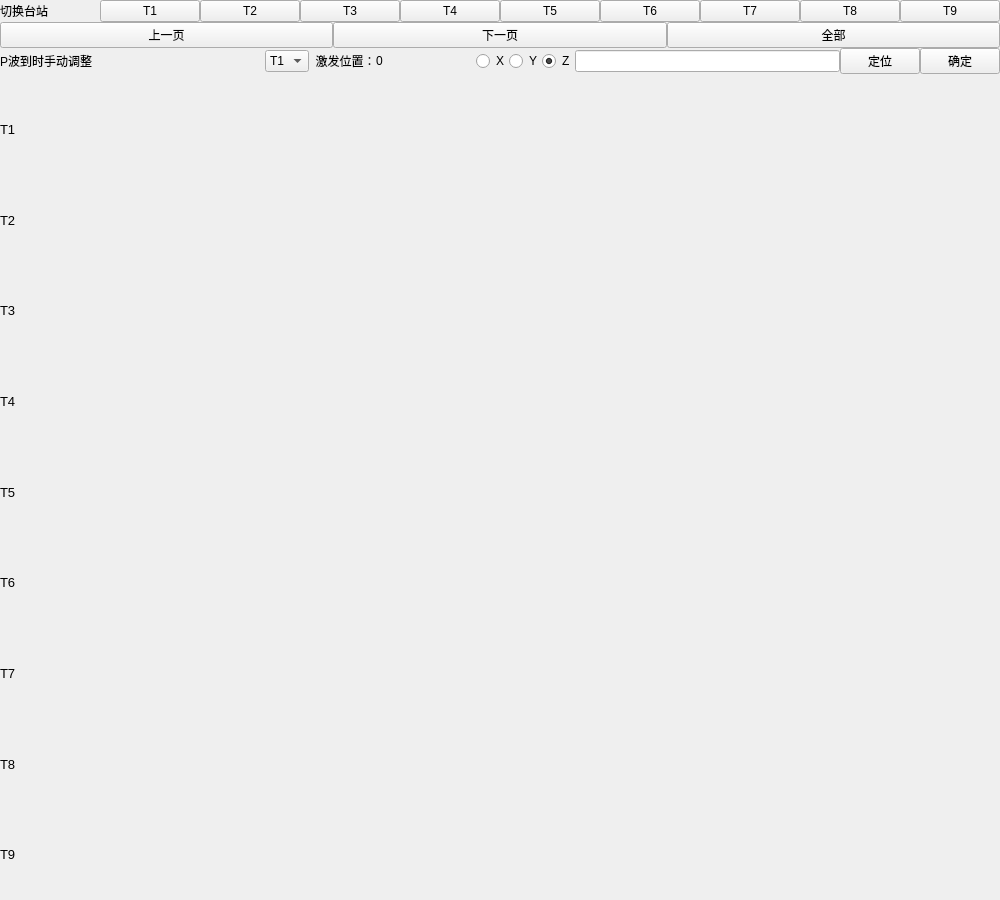
<?xml version="1.0" encoding="UTF-8"?>
<ui version="4.0">
 <class>ShowChart</class>
 <widget class="QWidget" name="ShowChart">
  <property name="enabled">
   <bool>true</bool>
  </property>
  <property name="geometry">
   <rect>
    <x>0</x>
    <y>0</y>
    <width>1000</width>
    <height>900</height>
   </rect>
  </property>
  <property name="sizePolicy">
   <sizepolicy hsizetype="Expanding" vsizetype="Expanding">
    <horstretch>0</horstretch>
    <verstretch>0</verstretch>
   </sizepolicy>
  </property>
  <property name="minimumSize">
   <size>
    <width>1000</width>
    <height>900</height>
   </size>
  </property>
  <property name="maximumSize">
   <size>
    <width>1500</width>
    <height>1200</height>
   </size>
  </property>
  <property name="windowTitle">
   <string>Form</string>
  </property>
  <layout class="QVBoxLayout" name="verticalLayout">
   <property name="spacing">
    <number>0</number>
   </property>
   <property name="sizeConstraint">
    <enum>QLayout::SetDefaultConstraint</enum>
   </property>
   <property name="leftMargin">
    <number>0</number>
   </property>
   <property name="topMargin">
    <number>0</number>
   </property>
   <property name="rightMargin">
    <number>0</number>
   </property>
   <property name="bottomMargin">
    <number>0</number>
   </property>
   <item>
    <layout class="QVBoxLayout" name="verticalLayout_2">
     <property name="sizeConstraint">
      <enum>QLayout::SetDefaultConstraint</enum>
     </property>
     <item>
      <layout class="QHBoxLayout" name="horizontalLayout_7">
       <item>
        <widget class="QLabel" name="label">
         <property name="text">
          <string>切换台站</string>
         </property>
        </widget>
       </item>
       <item>
        <widget class="QPushButton" name="T1Button">
         <property name="text">
          <string>T1</string>
         </property>
        </widget>
       </item>
       <item>
        <widget class="QPushButton" name="T2Button">
         <property name="text">
          <string>T2</string>
         </property>
        </widget>
       </item>
       <item>
        <widget class="QPushButton" name="T3Button">
         <property name="text">
          <string>T3</string>
         </property>
        </widget>
       </item>
       <item>
        <widget class="QPushButton" name="T4Button">
         <property name="text">
          <string>T4</string>
         </property>
        </widget>
       </item>
       <item>
        <widget class="QPushButton" name="T5Button">
         <property name="text">
          <string>T5</string>
         </property>
        </widget>
       </item>
       <item>
        <widget class="QPushButton" name="T6Button">
         <property name="text">
          <string>T6</string>
         </property>
        </widget>
       </item>
       <item>
        <widget class="QPushButton" name="T7Button">
         <property name="text">
          <string>T7</string>
         </property>
        </widget>
       </item>
       <item>
        <widget class="QPushButton" name="T8Button">
         <property name="text">
          <string>T8</string>
         </property>
        </widget>
       </item>
       <item>
        <widget class="QPushButton" name="T9Button">
         <property name="text">
          <string>T9</string>
         </property>
        </widget>
       </item>
      </layout>
     </item>
     <item>
      <layout class="QHBoxLayout" name="horizontalLayout_8">
       <property name="bottomMargin">
        <number>0</number>
       </property>
       <item>
        <widget class="QPushButton" name="previousPage">
         <property name="text">
          <string>上一页</string>
         </property>
        </widget>
       </item>
       <item>
        <widget class="QPushButton" name="nextPage">
         <property name="text">
          <string>下一页</string>
         </property>
        </widget>
       </item>
       <item>
        <widget class="QPushButton" name="fulllScreenButton">
         <property name="text">
          <string>全部</string>
         </property>
        </widget>
       </item>
      </layout>
     </item>
     <item>
      <layout class="QHBoxLayout" name="horizontalLayout">
       <property name="bottomMargin">
        <number>10</number>
       </property>
       <item>
        <widget class="QLabel" name="promptLabel">
         <property name="sizePolicy">
          <sizepolicy hsizetype="Expanding" vsizetype="Preferred">
           <horstretch>0</horstretch>
           <verstretch>0</verstretch>
          </sizepolicy>
         </property>
         <property name="text">
          <string>P波到时手动调整</string>
         </property>
        </widget>
       </item>
       <item>
        <widget class="QComboBox" name="comboBox">
         <item>
          <property name="text">
           <string>T1</string>
          </property>
         </item>
         <item>
          <property name="text">
           <string>T2</string>
          </property>
         </item>
         <item>
          <property name="text">
           <string>T3</string>
          </property>
         </item>
         <item>
          <property name="text">
           <string>T4</string>
          </property>
         </item>
         <item>
          <property name="text">
           <string>T5</string>
          </property>
         </item>
         <item>
          <property name="text">
           <string>T6</string>
          </property>
         </item>
         <item>
          <property name="text">
           <string>T7</string>
          </property>
         </item>
         <item>
          <property name="text">
           <string>T8</string>
          </property>
         </item>
         <item>
          <property name="text">
           <string>T9</string>
          </property>
         </item>
        </widget>
       </item>
       <item>
        <widget class="QLabel" name="motiposLocationLabel">
         <property name="text">
          <string>  激发位置：</string>
         </property>
        </widget>
       </item>
       <item>
        <widget class="QLabel" name="locationResultLabel">
         <property name="sizePolicy">
          <sizepolicy hsizetype="Preferred" vsizetype="Preferred">
           <horstretch>0</horstretch>
           <verstretch>0</verstretch>
          </sizepolicy>
         </property>
         <property name="minimumSize">
          <size>
           <width>100</width>
           <height>0</height>
          </size>
         </property>
         <property name="maximumSize">
          <size>
           <width>100</width>
           <height>16777215</height>
          </size>
         </property>
         <property name="text">
          <string>0</string>
         </property>
        </widget>
       </item>
       <item>
        <widget class="QRadioButton" name="tx">
         <property name="text">
          <string>X</string>
         </property>
        </widget>
       </item>
       <item>
        <widget class="QRadioButton" name="ty">
         <property name="text">
          <string>Y</string>
         </property>
        </widget>
       </item>
       <item>
        <widget class="QRadioButton" name="tz">
         <property name="text">
          <string>Z</string>
         </property>
         <property name="checked">
          <bool>true</bool>
         </property>
        </widget>
       </item>
       <item>
        <widget class="QLineEdit" name="intputPWave">
         <property name="text">
          <string/>
         </property>
         <property name="placeholderText">
          <string/>
         </property>
        </widget>
       </item>
       <item>
        <widget class="QPushButton" name="locationAlgorithmButton">
         <property name="text">
          <string>定位</string>
         </property>
        </widget>
       </item>
       <item>
        <widget class="QPushButton" name="saveModifiedPWave">
         <property name="text">
          <string>确定</string>
         </property>
        </widget>
       </item>
      </layout>
     </item>
     <item>
      <widget class="QStackedWidget" name="stackedWidget">
       <property name="enabled">
        <bool>true</bool>
       </property>
       <property name="sizePolicy">
        <sizepolicy hsizetype="Expanding" vsizetype="Expanding">
         <horstretch>0</horstretch>
         <verstretch>0</verstretch>
        </sizepolicy>
       </property>
       <property name="minimumSize">
        <size>
         <width>650</width>
         <height>500</height>
        </size>
       </property>
       <property name="baseSize">
        <size>
         <width>500</width>
         <height>500</height>
        </size>
       </property>
       <property name="currentIndex">
        <number>9</number>
       </property>
       <widget class="QWidget" name="page1">
        <property name="sizePolicy">
         <sizepolicy hsizetype="Expanding" vsizetype="Expanding">
          <horstretch>0</horstretch>
          <verstretch>0</verstretch>
         </sizepolicy>
        </property>
        <property name="minimumSize">
         <size>
          <width>500</width>
          <height>500</height>
         </size>
        </property>
        <layout class="QVBoxLayout" name="verticalLayout_4">
         <item>
          <layout class="QGridLayout" name="gridLayout" rowstretch="0,0,0" columnstretch="0,0">
           <property name="sizeConstraint">
            <enum>QLayout::SetDefaultConstraint</enum>
           </property>
           <item row="1" column="0">
            <widget class="QLabel" name="t1">
             <property name="sizePolicy">
              <sizepolicy hsizetype="Preferred" vsizetype="Preferred">
               <horstretch>0</horstretch>
               <verstretch>0</verstretch>
              </sizepolicy>
             </property>
             <property name="text">
              <string>T1</string>
             </property>
            </widget>
           </item>
           <item row="2" column="1">
            <widget class="QLabel" name="t1Z">
             <property name="sizePolicy">
              <sizepolicy hsizetype="Preferred" vsizetype="Preferred">
               <horstretch>0</horstretch>
               <verstretch>0</verstretch>
              </sizepolicy>
             </property>
             <property name="text">
              <string>Z-垂直</string>
             </property>
            </widget>
           </item>
           <item row="0" column="1">
            <widget class="QLabel" name="t1X">
             <property name="sizePolicy">
              <sizepolicy hsizetype="Preferred" vsizetype="Preferred">
               <horstretch>0</horstretch>
               <verstretch>0</verstretch>
              </sizepolicy>
             </property>
             <property name="text">
              <string>X-东西</string>
             </property>
            </widget>
           </item>
           <item row="1" column="1">
            <widget class="QLabel" name="t1Y">
             <property name="sizePolicy">
              <sizepolicy hsizetype="Preferred" vsizetype="Preferred">
               <horstretch>0</horstretch>
               <verstretch>0</verstretch>
              </sizepolicy>
             </property>
             <property name="text">
              <string>Y-北南</string>
             </property>
            </widget>
           </item>
          </layout>
         </item>
        </layout>
       </widget>
       <widget class="QWidget" name="page2">
        <property name="sizePolicy">
         <sizepolicy hsizetype="Expanding" vsizetype="Expanding">
          <horstretch>0</horstretch>
          <verstretch>0</verstretch>
         </sizepolicy>
        </property>
        <property name="minimumSize">
         <size>
          <width>500</width>
          <height>500</height>
         </size>
        </property>
        <layout class="QVBoxLayout" name="verticalLayout_5">
         <item>
          <layout class="QGridLayout" name="gridLayout_2">
           <item row="0" column="1">
            <widget class="QLabel" name="t2X">
             <property name="text">
              <string>X-东西</string>
             </property>
            </widget>
           </item>
           <item row="1" column="1">
            <widget class="QLabel" name="t2Y">
             <property name="text">
              <string>Y-北南</string>
             </property>
            </widget>
           </item>
           <item row="1" column="0">
            <widget class="QLabel" name="t2">
             <property name="text">
              <string>T2</string>
             </property>
            </widget>
           </item>
           <item row="2" column="1">
            <widget class="QLabel" name="t2Z">
             <property name="text">
              <string>Z-垂直</string>
             </property>
            </widget>
           </item>
          </layout>
         </item>
        </layout>
       </widget>
       <widget class="QWidget" name="page3">
        <property name="sizePolicy">
         <sizepolicy hsizetype="Expanding" vsizetype="Expanding">
          <horstretch>0</horstretch>
          <verstretch>0</verstretch>
         </sizepolicy>
        </property>
        <property name="minimumSize">
         <size>
          <width>500</width>
          <height>500</height>
         </size>
        </property>
        <layout class="QVBoxLayout" name="verticalLayout_6">
         <item>
          <layout class="QGridLayout" name="gridLayout_3">
           <item row="2" column="1">
            <widget class="QLabel" name="t3Z">
             <property name="text">
              <string>Z-垂直</string>
             </property>
            </widget>
           </item>
           <item row="1" column="1">
            <widget class="QLabel" name="t3Y">
             <property name="text">
              <string>Y-北南</string>
             </property>
            </widget>
           </item>
           <item row="0" column="1">
            <widget class="QLabel" name="t3X">
             <property name="text">
              <string>X-东西</string>
             </property>
            </widget>
           </item>
           <item row="1" column="0">
            <widget class="QLabel" name="t3">
             <property name="text">
              <string>T3</string>
             </property>
            </widget>
           </item>
          </layout>
         </item>
        </layout>
       </widget>
       <widget class="QWidget" name="page4">
        <property name="sizePolicy">
         <sizepolicy hsizetype="Expanding" vsizetype="Expanding">
          <horstretch>0</horstretch>
          <verstretch>0</verstretch>
         </sizepolicy>
        </property>
        <layout class="QVBoxLayout" name="verticalLayout_7">
         <item>
          <layout class="QGridLayout" name="gridLayout_4">
           <item row="0" column="1">
            <widget class="QLabel" name="t4X">
             <property name="text">
              <string>X-东西</string>
             </property>
            </widget>
           </item>
           <item row="1" column="1">
            <widget class="QLabel" name="t4Y">
             <property name="text">
              <string>Y-北南</string>
             </property>
            </widget>
           </item>
           <item row="2" column="1">
            <widget class="QLabel" name="t4Z">
             <property name="text">
              <string>Z-垂直</string>
             </property>
            </widget>
           </item>
           <item row="1" column="0">
            <widget class="QLabel" name="t4">
             <property name="text">
              <string>T4</string>
             </property>
            </widget>
           </item>
          </layout>
         </item>
        </layout>
       </widget>
       <widget class="QWidget" name="page5">
        <property name="sizePolicy">
         <sizepolicy hsizetype="Expanding" vsizetype="Expanding">
          <horstretch>0</horstretch>
          <verstretch>0</verstretch>
         </sizepolicy>
        </property>
        <layout class="QVBoxLayout" name="verticalLayout_8">
         <item>
          <layout class="QGridLayout" name="gridLayout_5">
           <item row="2" column="2">
            <widget class="QLabel" name="t5Y">
             <property name="text">
              <string>Y-北南</string>
             </property>
            </widget>
           </item>
           <item row="2" column="0">
            <widget class="QLabel" name="t5">
             <property name="text">
              <string>T5</string>
             </property>
            </widget>
           </item>
           <item row="1" column="2">
            <widget class="QLabel" name="t5X">
             <property name="text">
              <string>X-东西</string>
             </property>
            </widget>
           </item>
           <item row="3" column="2">
            <widget class="QLabel" name="t5Z">
             <property name="text">
              <string>Z-垂直</string>
             </property>
            </widget>
           </item>
          </layout>
         </item>
        </layout>
       </widget>
       <widget class="QWidget" name="page6">
        <property name="sizePolicy">
         <sizepolicy hsizetype="Expanding" vsizetype="Expanding">
          <horstretch>0</horstretch>
          <verstretch>0</verstretch>
         </sizepolicy>
        </property>
        <layout class="QVBoxLayout" name="verticalLayout_9">
         <item>
          <layout class="QGridLayout" name="gridLayout_6">
           <item row="1" column="1">
            <widget class="QLabel" name="t6Y">
             <property name="text">
              <string>Y-北南</string>
             </property>
            </widget>
           </item>
           <item row="2" column="1">
            <widget class="QLabel" name="t6Z">
             <property name="text">
              <string>Z-垂直</string>
             </property>
            </widget>
           </item>
           <item row="1" column="0">
            <widget class="QLabel" name="t6">
             <property name="text">
              <string>T6</string>
             </property>
            </widget>
           </item>
           <item row="0" column="1">
            <widget class="QLabel" name="t6X">
             <property name="text">
              <string>X-东西</string>
             </property>
            </widget>
           </item>
          </layout>
         </item>
        </layout>
       </widget>
       <widget class="QWidget" name="page7">
        <property name="sizePolicy">
         <sizepolicy hsizetype="Expanding" vsizetype="Expanding">
          <horstretch>0</horstretch>
          <verstretch>0</verstretch>
         </sizepolicy>
        </property>
        <layout class="QVBoxLayout" name="verticalLayout_10">
         <item>
          <layout class="QGridLayout" name="gridLayout_7">
           <item row="1" column="1">
            <widget class="QLabel" name="t7Y">
             <property name="text">
              <string>Y-北南</string>
             </property>
            </widget>
           </item>
           <item row="0" column="1">
            <widget class="QLabel" name="t7X">
             <property name="text">
              <string>X-东西</string>
             </property>
            </widget>
           </item>
           <item row="1" column="0">
            <widget class="QLabel" name="t7">
             <property name="text">
              <string>T7</string>
             </property>
            </widget>
           </item>
           <item row="2" column="1">
            <widget class="QLabel" name="t7Z">
             <property name="text">
              <string>Z-垂直</string>
             </property>
            </widget>
           </item>
          </layout>
         </item>
        </layout>
       </widget>
       <widget class="QWidget" name="page8">
        <property name="sizePolicy">
         <sizepolicy hsizetype="Expanding" vsizetype="Expanding">
          <horstretch>0</horstretch>
          <verstretch>0</verstretch>
         </sizepolicy>
        </property>
        <layout class="QVBoxLayout" name="verticalLayout_11">
         <item>
          <layout class="QGridLayout" name="gridLayout_8">
           <item row="0" column="1">
            <widget class="QLabel" name="t8X">
             <property name="text">
              <string>X-东西</string>
             </property>
            </widget>
           </item>
           <item row="1" column="0">
            <widget class="QLabel" name="t8">
             <property name="text">
              <string>T8</string>
             </property>
            </widget>
           </item>
           <item row="1" column="1">
            <widget class="QLabel" name="t8Y">
             <property name="text">
              <string>Y-北南</string>
             </property>
            </widget>
           </item>
           <item row="2" column="1">
            <widget class="QLabel" name="t8Z">
             <property name="text">
              <string>Z-垂直</string>
             </property>
            </widget>
           </item>
          </layout>
         </item>
        </layout>
       </widget>
       <widget class="QWidget" name="page9">
        <property name="sizePolicy">
         <sizepolicy hsizetype="Expanding" vsizetype="Expanding">
          <horstretch>0</horstretch>
          <verstretch>0</verstretch>
         </sizepolicy>
        </property>
        <layout class="QVBoxLayout" name="verticalLayout_12">
         <item>
          <layout class="QGridLayout" name="gridLayout_9">
           <item row="1" column="0">
            <widget class="QLabel" name="t9">
             <property name="text">
              <string>T9</string>
             </property>
            </widget>
           </item>
           <item row="1" column="1">
            <widget class="QLabel" name="t9Y">
             <property name="text">
              <string>Y-北南</string>
             </property>
            </widget>
           </item>
           <item row="0" column="1">
            <widget class="QLabel" name="t9X">
             <property name="text">
              <string>X-东西</string>
             </property>
            </widget>
           </item>
           <item row="2" column="1">
            <widget class="QLabel" name="t9Z">
             <property name="text">
              <string>Z-垂直</string>
             </property>
            </widget>
           </item>
          </layout>
         </item>
        </layout>
       </widget>
       <widget class="QWidget" name="page10">
        <property name="sizePolicy">
         <sizepolicy hsizetype="Expanding" vsizetype="Expanding">
          <horstretch>0</horstretch>
          <verstretch>0</verstretch>
         </sizepolicy>
        </property>
        <property name="font">
         <font>
          <pointsize>6</pointsize>
         </font>
        </property>
        <layout class="QVBoxLayout" name="verticalLayout_13">
         <property name="spacing">
          <number>0</number>
         </property>
         <property name="leftMargin">
          <number>0</number>
         </property>
         <property name="topMargin">
          <number>0</number>
         </property>
         <property name="rightMargin">
          <number>0</number>
         </property>
         <property name="bottomMargin">
          <number>0</number>
         </property>
         <item>
          <layout class="QGridLayout" name="gridLayout_10">
           <property name="spacing">
            <number>0</number>
           </property>
           <item row="6" column="0">
            <widget class="QLabel" name="tt7">
             <property name="font">
              <font>
               <pointsize>10</pointsize>
              </font>
             </property>
             <property name="text">
              <string>T7</string>
             </property>
            </widget>
           </item>
           <item row="0" column="0">
            <widget class="QLabel" name="tt1">
             <property name="font">
              <font>
               <pointsize>10</pointsize>
              </font>
             </property>
             <property name="text">
              <string>T1</string>
             </property>
            </widget>
           </item>
           <item row="3" column="0">
            <widget class="QLabel" name="tt4">
             <property name="font">
              <font>
               <pointsize>10</pointsize>
              </font>
             </property>
             <property name="text">
              <string>T4</string>
             </property>
            </widget>
           </item>
           <item row="2" column="0">
            <widget class="QLabel" name="tt3">
             <property name="font">
              <font>
               <pointsize>10</pointsize>
              </font>
             </property>
             <property name="text">
              <string>T3</string>
             </property>
            </widget>
           </item>
           <item row="8" column="0">
            <widget class="QLabel" name="tt9">
             <property name="font">
              <font>
               <pointsize>10</pointsize>
              </font>
             </property>
             <property name="text">
              <string>T9</string>
             </property>
            </widget>
           </item>
           <item row="7" column="0">
            <widget class="QLabel" name="tt8">
             <property name="font">
              <font>
               <pointsize>10</pointsize>
              </font>
             </property>
             <property name="text">
              <string>T8</string>
             </property>
            </widget>
           </item>
           <item row="1" column="0">
            <widget class="QLabel" name="tt2">
             <property name="font">
              <font>
               <pointsize>10</pointsize>
              </font>
             </property>
             <property name="text">
              <string>T2</string>
             </property>
            </widget>
           </item>
           <item row="5" column="0">
            <widget class="QLabel" name="tt6">
             <property name="font">
              <font>
               <pointsize>10</pointsize>
              </font>
             </property>
             <property name="text">
              <string>T6</string>
             </property>
            </widget>
           </item>
           <item row="4" column="0">
            <widget class="QLabel" name="tt5">
             <property name="font">
              <font>
               <pointsize>10</pointsize>
              </font>
             </property>
             <property name="text">
              <string>T5</string>
             </property>
            </widget>
           </item>
          </layout>
         </item>
        </layout>
       </widget>
      </widget>
     </item>
    </layout>
   </item>
  </layout>
 </widget>
 <resources/>
 <connections/>
</ui>
